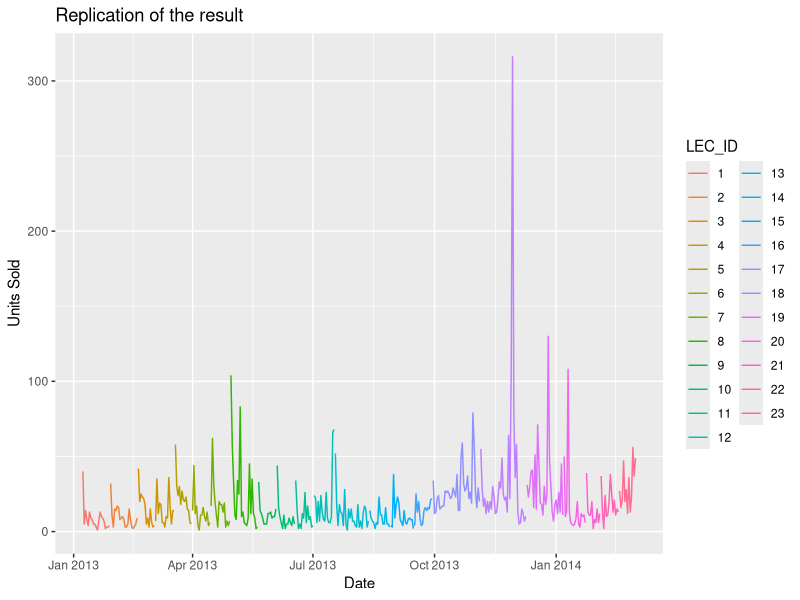

The R source for this figure:
## ---- chunk 1
# Loading
library("readxl")
library(ggplot2)
# xlsx files
data <- read_excel("UV7698-XLS-ENG.xlsx")
data$LEC_ID = as.factor(data$LEC_ID)

graph <- ggplot(data, aes(x=Date, y=Units_Sold, color=LEC_ID)) + geom_line() +ggtitle("Replication of the result") + xlab("Date") + ylab("Units Sold") 

graph
